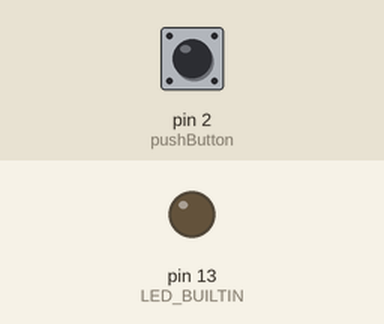
A sketch run on a simulated Arduino Uno, built with avr-gcc and run on an emulated ATmega328P. Shown: output pins drawn as LEDs (lit = HIGH). Inputs (shaded band) come from the test bench; at power-on: pin 2 (pushButton) LOW. What the sketch prints to the serial monitor is not drawn.

Above: at 1.2 s.
1.3 s: pin 2 (pushButton) pulled HIGH for 0.15 s
At 1.37 s:
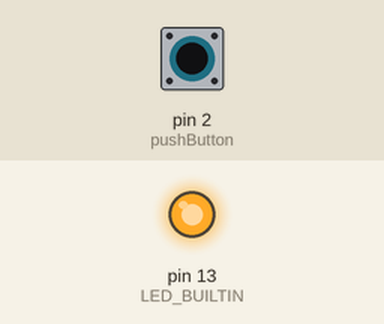
2.9 s: pin 2 (pushButton) pulled HIGH for 3.2 s
At 6.6 s:
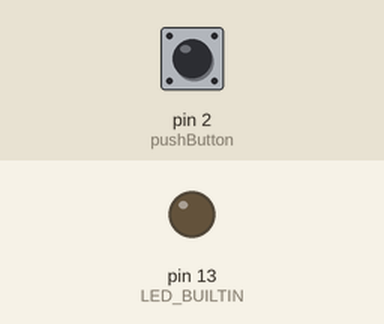
Timing chart, 0 to 8.1 s (numbered marks = the images above; inputs shaded):
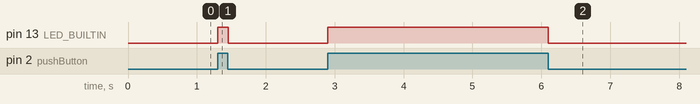

The sketch:

PushButton_LED.ino
```cpp
/*
 Tanner Crum 2/21/2017
 The built-in LED turns on whenever a momentary switch is pressed
 See https://www.arduino.cc/en/Tutorial/DigitalReadSerial for pushbutton schematic
 */

int pushButton = 2;

void setup() {
  Serial.begin(9600);
  pinMode(pushButton, INPUT);
  pinMode(LED_BUILTIN, OUTPUT);
}

void loop() {
  int buttonState = digitalRead(pushButton);
  Serial.println(buttonState); // prints out state of button
  if(buttonState == 1){
    digitalWrite(LED_BUILTIN, HIGH);
  }
  else{
    digitalWrite(LED_BUILTIN, LOW);
  }
  delay(1);        // delay in between reads for stability
}
```

Measured:
- after the input at 1.3 s, pin 13 (LED_BUILTIN): LOW → HIGH at once, → LOW 0.15 s later
- after the input at 2.9 s, pin 13 (LED_BUILTIN): LOW → HIGH at once, → LOW 3.2 s later
